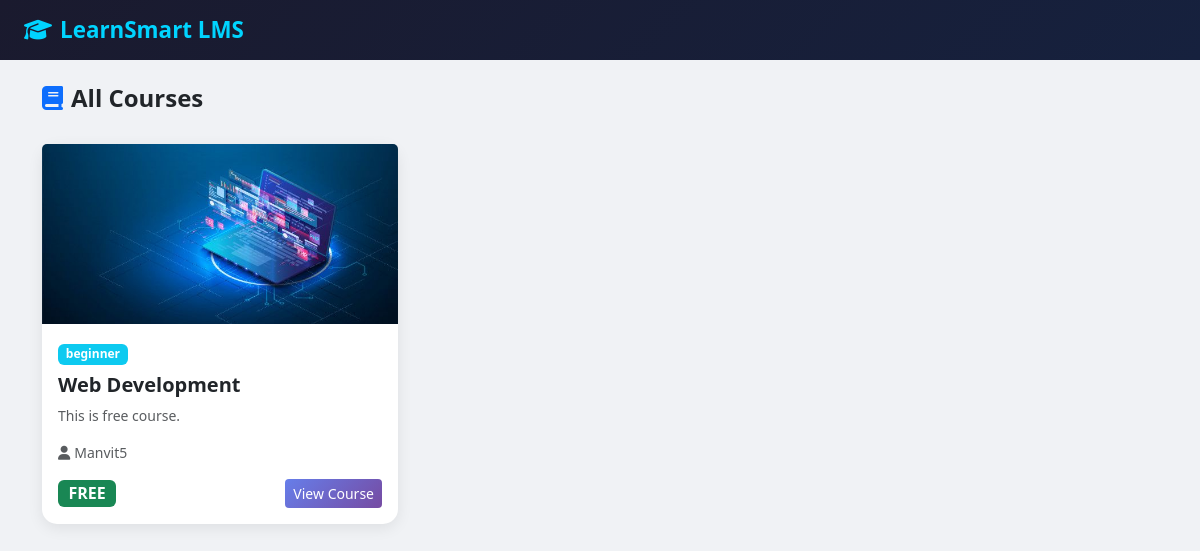
Page /courses/ on the committed database.
### courses/models.py (models this page shows, shortened)
class Course(models.Model):
    LEVEL_CHOICES = [
        ('beginner', 'Beginner'),
        ('intermediate', 'Intermediate'),
        ('advanced', 'Advanced'),
    ]
    title        = models.CharField(max_length=200)
    description  = models.TextField()
    thumbnail    = models.ImageField(upload_to='courses/', blank=True, null=True)
    teacher      = models.ForeignKey('accounts.CustomUser', on_delete=models.CASCADE, related_name='courses_taught')
    level        = models.CharField(max_length=15, choices=LEVEL_CHOICES, default='beginner')
    price        = models.DecimalField(max_digits=8, decimal_places=2, default=0.00)
    is_free      = models.BooleanField(default=True)
    is_published = models.BooleanField(default=False)
    created_at   = models.DateTimeField(auto_now_add=True)

### accounts/models.py (models this page shows, shortened)
class CustomUser(AbstractUser):
    ROLE_CHOICES = [
        ('student', 'Student'),
        ('teacher', 'Teacher'),
        ('admin',   'Admin'),
    ]
    role        = models.CharField(max_length=10, choices=ROLE_CHOICES, default='student')
    phone       = models.CharField(max_length=15, blank=True)
    profile_pic = models.ImageField(upload_to='profiles/', blank=True, null=True)
    is_verified = models.BooleanField(default=False)
    created_at  = models.DateTimeField(auto_now_add=True)

### courses/views.py (the view)
# urls.py: path('',                        views.course_list,    name='course_list'),
def course_list(request):
    courses = Course.objects.filter(is_published=True)
    return render(request, 'courses/course_list.html', {'courses': courses})

### templates/courses/course_list.html (shortened to what this page needs)
{% extends 'base.html' %}
{% block content %}
<div class="container py-4">
    <div class="d-flex justify-content-between align-items-center mb-4">
        <h4 class="fw-bold"><i class="fas fa-book me-2 text-primary"></i>All Courses</h4>
    </div>
    <div class="row g-4">
        {% for course in courses %}
        <div class="col-md-4">
            <div class="card h-100">
                {% if course.thumbnail %}
                <img src="{{ course.thumbnail.url }}" class="card-img-top" style="height:180px;object-fit:cover;">
                {% else %}
                <div class="bg-primary d-flex align-items-center justify-content-center" style="height:180px;">
                    <i class="fas fa-book fa-3x text-white"></i>
                </div>
                {% endif %}
                <div class="card-body">
                    <span class="badge bg-info mb-2">{{ course.level }}</span>
                    <h5 class="card-title fw-bold">{{ course.title }}</h5>
                    <p class="card-text text-muted small">{{ course.description|truncatewords:20 }}</p>
                    <p class="text-muted small"><i class="fas fa-user me-1"></i>{{ course.teacher.username }}</p>
                    <div class="d-flex justify-content-between align-items-center">
                        {% if course.is_free %}
                        <span class="badge bg-success fs-6">FREE</span>
                        {% else %}
                        <span class="fw-bold text-primary">₹{{ course.price }}</span>
                        {% endif %}
                        <a href="{% url 'course_detail' course.pk %}" class="btn btn-primary btn-sm">
                            View Course
                        </a>
                    </div>
                </div>
            </div>
        </div>
        {% empty %}
        <div class="col-12 text-center text-muted py-5">
            <i class="fas fa-book-open fa-4x mb-3 d-block"></i>
            <p>No courses available yet.</p>
        </div>
        {% endfor %}
    </div>
</div>
{% endblock %}

### templates/base.html (style rules this page uses)
body { background-color: #f0f2f5; }
.card { border: none; border-radius: 15px; box-shadow: 0 4px 15px rgba(0,0,0,0.08); }
.btn-primary { background: linear-gradient(135deg, #667eea, #764ba2); border: none; }

### rows in the picture
Course: thumbnail (picture), level "beginner", title "Web Development", description "This is free course.", teacher.username "Manvit5", is_free "FREE"
